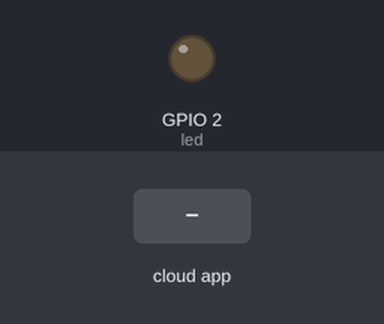
Recording of a sketch running on a simulated ESP8266 (NodeMCU). Shown: output pins drawn as LEDs (lit = HIGH). Inputs (shaded band) come from the test bench. WiFi joins after 1.5 s; servers stay silent unless stated; no MQTT or app messages arrive unless stated; what the sketch prints to the serial monitor is not drawn.

Above: at 2.7 s.
2.8 s: the phone or cloud app sets onOff to OFF
At 3.4 s:
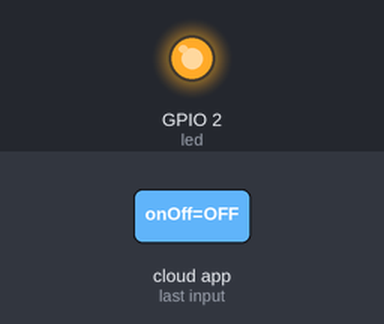
Timing chart, 0 to 5.8 s (numbered marks = the images above; inputs shaded):
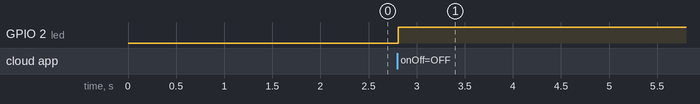

Measured:
- after the input at 2.8 s, GPIO 2 (led): LOW → HIGH at once

The sketch:

nodeMCU_Adafruit.ino
```cpp
//#include <WiFi.h>
#include <ESP8266WiFi.h>
#include "Adafruit_MQTT.h"

#include "Adafruit_MQTT_Client.h"

#define WLAN_SSID       "tinkerr"

#define WLAN_PASS       "lilaralarali"

#define AIO_SERVER      "io.adafruit.com"

#define AIO_SERVERPORT  1883

#define AIO_USERNAME    "geniusNishant"

#define AIO_KEY         "f6943a14b378463891411697d4db7f72"

int led=LED_BUILTIN;

WiFiClient clien;     // Create an ESP8266 WiFiClient class to connect to the MQTT server.

Adafruit_MQTT_Client mqtt(&clien, AIO_SERVER, AIO_SERVERPORT, AIO_USERNAME, AIO_KEY);        // Setup the MQTT client class by passing in the WiFi client and MQTT server and login details.

Adafruit_MQTT_Subscribe LED_Control = Adafruit_MQTT_Subscribe(&mqtt, AIO_USERNAME "/feeds/onOff");

void MQTT_connect();

void setup() {

  Serial.begin(115200);

  delay(10);

pinMode(led,OUTPUT);

 // Connect to WiFi access point.

  Serial.println(); Serial.println();

  Serial.print("Connecting to ");

  Serial.println(WLAN_SSID);


  WiFi.begin(WLAN_SSID, WLAN_PASS);

  while (WiFi.status() != WL_CONNECTED) {

    delay(500);

    Serial.print(".");

  }

  Serial.println();

 Serial.println("WiFi connected");

  Serial.println("IP address: "); Serial.println(WiFi.localIP());

  mqtt.subscribe(&LED_Control);

}

uint32_t x=0;

void loop() {

   MQTT_connect();

Adafruit_MQTT_Subscribe *subscription;

  while ((subscription = mqtt.readSubscription(5000))) {

    if (subscription == &LED_Control) {

      Serial.print(F("Got: "));

      Serial.println((char *)LED_Control.lastread);

       if (!strcmp((char*) LED_Control.lastread, "OFF"))

      {

        digitalWrite(led, HIGH);

      }

      else

      {

        digitalWrite(led, LOW);

      }

    }

  }


}

void MQTT_connect() {

  int8_t ret;

  // Stop if already connected.

  if (mqtt.connected()) {

    return;

  }

 Serial.print("Connecting to MQTT... ");

uint8_t retries = 3;

  while ((ret = mqtt.connect()) != 0) { // connect will return 0 for connected

       Serial.println(mqtt.connectErrorString(ret));

       Serial.println("Retrying MQTT connection in 5 seconds...");

       mqtt.disconnect();

       delay(5000);  // wait 5 seconds

       retries--;

       if (retries == 0) {

         // basically die and wait for WDT to reset me

         while (1);

       }

  }

  Serial.println("MQTT Connected!");

}
```
